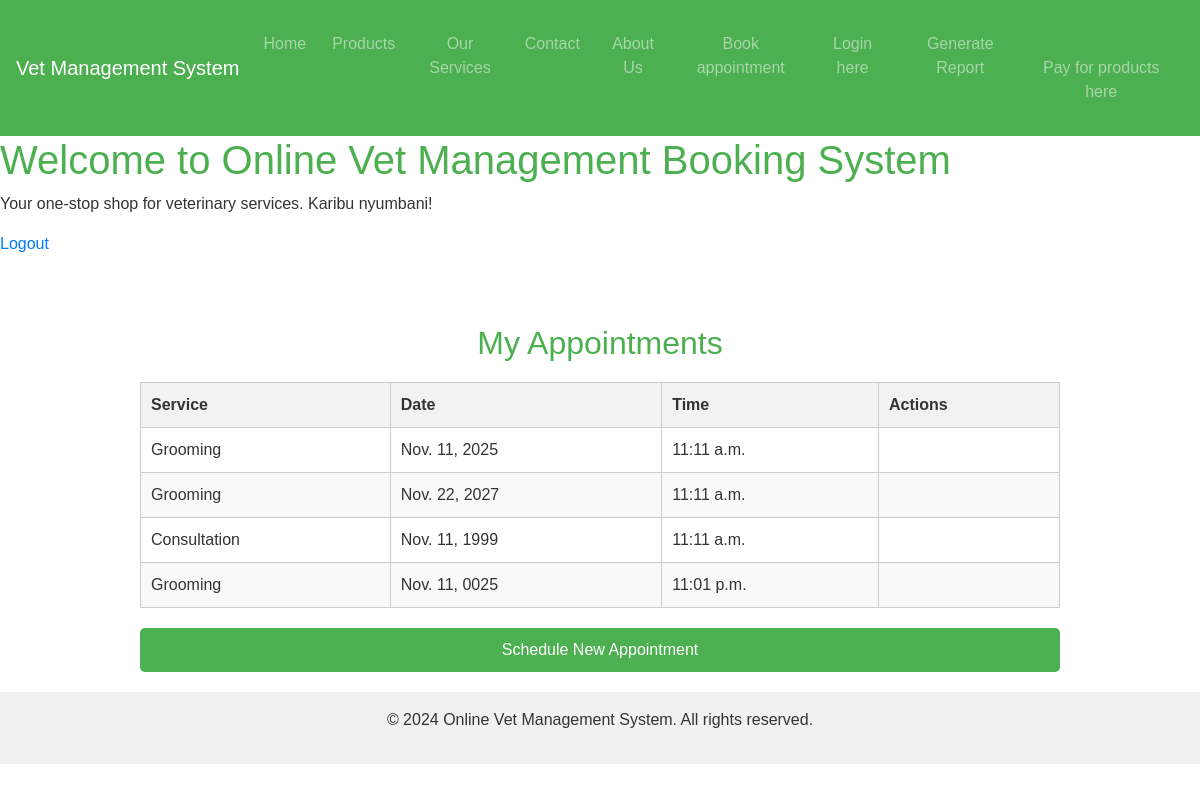
Page /list/ (signed in) on the committed database.
### appointments/models.py (models this page shows, shortened)
class Appointment(models.Model):
    client = models.ForeignKey(User, on_delete=models.CASCADE, related_name='appointments')
    service = models.ForeignKey(Service, on_delete=models.CASCADE)
    date = models.DateField()
    time_slot = models.TimeField()
    vet = models.ForeignKey(Vet, on_delete=models.SET_NULL, null=True)
    status = models.CharField(max_length=20, choices=(
        ('pending', 'Pending'),
        ('approved', 'Approved'),
        ('canceled', 'Canceled')
    ), default='pending')

class Service(models.Model):
    name = models.CharField(max_length=100)
    description = models.TextField()
    duration = models.PositiveIntegerField(help_text='Duration in minutes')

### appointments/views.py (the view)
# urls.py: path('list/', views.appointment_list, name='appointment_list'),
@login_required
def appointment_list(request):
    if request.user.is_authenticated:
        appointments = Appointment.objects.filter(client=request.user)
        return render(request, 'appointments/appointment_list.html', {'appointments': appointments})
    else:
        return get_object_or_404(Appointment, pk=-1)  # Return a dummy 404 response

### templates/appointments/appointment_list.html (shortened to what this page needs)
{% extends 'base.html' %}
{% block content %}
<div class="container mt-5">
  <h2>My Appointments</h2>
  {% if appointments %}
    <table>
      <thead>
        <tr>
          <th>Service</th>
          <th>Date</th>
          <th>Time</th>
          <th>Actions</th>
        </tr>
      </thead>
      <tbody>
        {% for appointment in appointments %}
          <tr>
            <td>{{ appointment.service.name }}</td>
            <td>{{ appointment.date }}</td>
            <td>{{ appointment.time_slot }}</td>
            <td>
            </td>
          </tr>
        {% endfor %}
      </tbody>
    </table>
  {% else %}
    <p>No appointments scheduled yet.</p>
  {% endif %}
  <a href="{% url 'appointments:appointment_form' %}" class="btn-add">Schedule New Appointment</a>
</div>
{% endblock %}

### templates/base.html (style rules this page uses)
.container { max-width: 960px; margin: 0 auto; padding: 20px; }

### templates/appointments/appointment_list.html (style rules this page uses)
.container { max-width: 960px; margin: 0 auto; padding: 20px; }
h2 { color: #4CAF50; text-align: center; margin-bottom: 20px; }
table { width: 100%; border-collapse: collapse; margin-bottom: 20px; }
table, th, td { border: 1px solid #ccc; }
th, td { padding: 10px; text-align: left; }
th { background-color: #f2f2f2; }
tr:nth-child(even) { background-color: #f9f9f9; }
.btn-add { display: block; width: 100%; background-color: #4CAF50; color: white; padding: 10px; text-align: center; border: none; border-radius: 5px; cursor: pointer; font-size: 16px; margin-top: 20px; }

### rows in the picture
Appointment: service.name "Grooming", date "Nov. 11, 2025", time_slot "11:11 a.m."
Appointment: service.name "Grooming", date "Nov. 22, 2027", time_slot "11:11 a.m."
Appointment: service.name "Consultation", date "Nov. 11, 1999", time_slot "11:11 a.m."
Appointment: service.name "Grooming", date "Nov. 11, 0025", time_slot "11:01 p.m."
